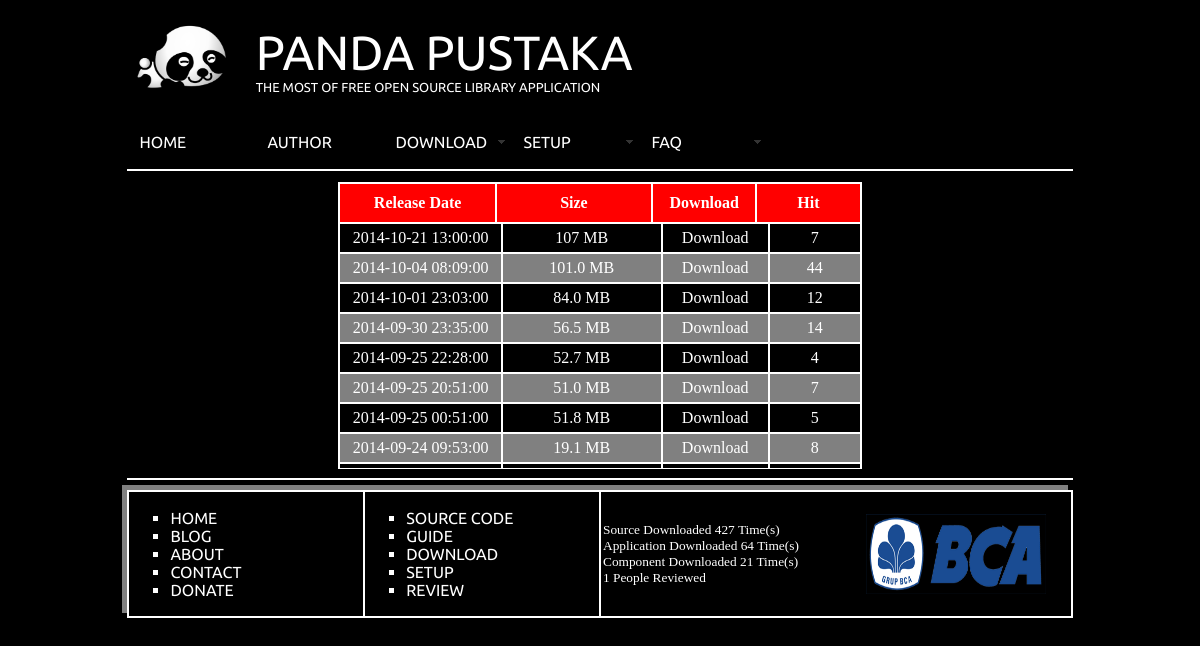
Screenshot of /source.php with the database file from the repository.
### tables this page shows
CREATE TABLE IF NOT EXISTS `tb_source_code` (
  `id_source_code` int(250) NOT NULL auto_increment,
  `source_release_date` datetime NOT NULL,
  `source_release_size` varchar(250) NOT NULL,
  `source_release_link` text NOT NULL,
  `source_release_downloaded` int(250) NOT NULL,
  PRIMARY KEY  (`id_source_code`)
);

### source.php (the view, shortened to what this page needs)
<!DOCTYPE html PUBLIC "-//W3C//DTD XHTML 1.0 Transitional//EN" "http://www.w3.org/TR/xhtml1/DTD/xhtml1-transitional.dtd">
<html xmlns="http://www.w3.org/1999/xhtml">
<head>
</head>
<body>
<center>
<table width="80%" height="100%" cellpading="0" cellspacing="0" border="0" bordercolor="white">
<tr>
<td>
<?php
require("header.php");
?>
</td>
</tr>
<tr>
<td>
<hr color="white">
</td>
</tr>
<tr>
<td>
<font color="white" face="tahoma">
<center>
<div style="text-align:center">
<table width="100%" height="50%" cellpading="0" cellspacing="0" border="0" bordercolor="white">
<tr>
<td width="20%"></td>
<td width="50%">
<table class="scrollbar" width="100%" height="100%" cellpading="0" cellspacing="0" border="1" bordercolor="white">
<thead>
<tr>
<th width="30%">
Release Date
</th>
<th width="30%">
Size
</th>
<th width="20%">
Download
</th>
<th width="20%">
Hit
</th>
</tr>
</thead>
<tbody>
<?php
$qry = "SELECT * FROM tb_source_code ORDER BY source_release_date DESC";
$sql = mysql_query($qry);
while(list($id, $date, $size, $link, $hit) = mysql_fetch_row($sql)) {
echo"
<tr>
<td width=31%>
$date
</td>
<td width=30.5%>
$size
</td>
<td width=20.5%>
<a href=source_download.php?id=$id target=_blank>Download</a>
</td>
<td width=17.5%>
$hit
</td>
</tr>
";
}
?>
</tbody>
</table>
</td>
<td width="20%"></td>
</tr>
</table>
</div>
</center>
</font>
<hr color="white">
</td>
<tr>
<td>
<font color="white">
<?php
require("footer.php");
?>
</font>
</td>
</tr>
</body>
</html>

### header.php (shortened to what this page needs)
<link href="css/settings.css" rel="stylesheet" type="text/css" />
<link href="css/SpryMenuBarHorizontal.css" rel="stylesheet" type="text/css" />
<table width="600" height="100" cellpading="0" cellspacing="0" border="0" bordercolor="white">
<tr>
<td>
<img src="image/header_logo.png" width="100" height="70" />
</td>
<td>
<font size="10" color="white">
PANDA PUSTAKA
</font>
<br>
<font color="white" size="2">
THE MOST OF FREE OPEN SOURCE LIBRARY APPLICATION
</font>
</td>
</tr>
</table>
<p>
<ul id="MenuBarUtama" class="MenuBarHorizontal">
<li><a href="index.php">HOME</a></li>
<li><a href="http://www.gurisa.com/">AUTHOR</a></li>
<li><a class="MenuBarItemSubmenu" href="#">DOWNLOAD</a>
</li>
<li><a class="MenuBarItemSubmenu" href="setup.php">SETUP</a>
</ul>
<li><a class="MenuBarItemSubmenu" href="#">FAQ</a>
</li>

### footer.php (shortened to what this page needs)
<table class="navigation" width="100%" height="100" border="1" bordercolor="white" cellpading="0" cellspacing="0">
<tr>
<td width="25%">
<ul>
<li type="square"><a href="index.php" class="linknavigasibawah">HOME</a></li>
<li type="square"><a href="http://www.jr-07.net/" class="linknavigasibawah">BLOG</a></li>
<li type="square"><a href="about.php" class="linknavigasibawah">ABOUT</a></li>
<li type="square"><a href="contact.php" class="linknavigasibawah">CONTACT</a></li>
<li type="square"><a href="donate.php" class="linknavigasibawah">DONATE</a></li>
</ul>
</td>
<td width="25%">
<ul>
<li type="square"><a href="source.php" class="linknavigasibawah">SOURCE CODE</a></li>
<li type="square"><a href="guide.php" class="linknavigasibawah">GUIDE</a></li>
<li type="square"><a href="download.php" class="linknavigasibawah">DOWNLOAD</a></li>
<li type="square"><a href="setup.php" class="linknavigasibawah">SETUP</a></li>
<li type="square"><a href="review.php" class="linknavigasibawah">REVIEW</a></li>
</ul>
</td>
<td width="50%">
<table width="100%" height="100%" cellpading="0" cellspacing="0" border="0" bordercolor="white">
<tr>
<td>
<div style="text-align:justify">
<font color="white" face="tahoma">
<?php
echo "<small>";
$qry = "SELECT SUM(source_release_downloaded) AS source_count FROM tb_source_code";
$sql = mysql_query($qry) or die(mysql_error());
echo "Source Downloaded ";
while($source_count = mysql_fetch_array($sql))
{
echo $source_count['source_count'];
}
echo " Time(s)";
echo "<br>";
$qry = "SELECT SUM(application_downloaded) AS application_count FROM tb_download_application WHERE application_type='INSTALLER' OR application_type='ZIP'";
$sql = mysql_query($qry) or die(mysql_error());
echo "Application Downloaded ";
while($application_count = mysql_fetch_array($sql))
{
echo $application_count['application_count'];
}
echo " Time(s)";
echo "<br>";
$qry = "SELECT SUM(application_downloaded) AS component_count FROM tb_download_application WHERE application_type='SQL' OR application_type='REG'";
$sql = mysql_query($qry) or die(mysql_error());
echo "Component Downloaded ";
while($component_count = mysql_fetch_array($sql))
{
echo $component_count['component_count'];
}
echo " Time(s)";
echo "<br>";
$qry = "SELECT COUNT(*) AS review_count FROM tb_review_application;";
$sql = mysql_query($qry) or die(mysql_error());
while($review_count = mysql_fetch_array($sql))
{
echo $review_count['review_count'];
}
echo " People Reviewed";
echo "<br>";
echo "</small>";
?>
</div>
</td>
<td>
<a href="donate.php"><center><img src="image/bca_logo.png" alt="Donate" width="180" height="80"></center></a>
</td>
<td>
</td>
</tr>
</table>
</td>
</tr>
</table>

### css/settings.css (style rules this page uses)
body { background-color: black;font-family: "ubuntu_r"; }
a { color: white; text-decoration: none; }
.linknavigasibawah { font-size: 16px; font-style: bold }
.navigation { -moz-box-shadow: -5px -5px #FFF; -webkit-box-shadow: -5px -5px #FFF; box-shadow: -5px -5px gray; }
table.scrollbar thead { display:table; width:100%; }
table.scrollbar tbody tr { display: table; width:100%; }
table.scrollbar th { padding:10px; background-color:red; color:#ffffff; }
table.scrollbar td { padding:5px; }
table.scrollbar tr:nth-child(odd) { background-color:black; }
table.scrollbar tr:nth-child(even) { background-color:gray; }
table.scrollbar tbody { display:block; height:245px; overflow:auto; float:left; width:100%; }

### css/SpryMenuBarHorizontal.css (style rules this page uses)
ul.MenuBarHorizontal { margin: 0; padding: 0; list-style-type: none; font-size: 100%; cursor: default; width: auto; }
ul.MenuBarHorizontal li { margin: 0; padding: 0; list-style-type: none; font-size: 100%; position: relative; text-align: left; cursor: pointer; width: 8em; float: left; }
ul.MenuBarHorizontal a { display: block; cursor: pointer; background-color: #000; padding: 0.5em 0.75em; color: #FFF; text-decoration: none; }
ul.MenuBarHorizontal a.MenuBarItemSubmenu { background-image: url(SpryMenuBarDown.gif); background-repeat: no-repeat; background-position: 95% 50%; }

### rows the page displays
tb_source_code: source_release_date "2014-10-21 13:00:00", source_release_size "107 MB", source_release_downloaded "7"
tb_source_code: source_release_date "2014-10-04 08:09:00", source_release_size "101.0 MB", source_release_downloaded "44"
tb_source_code: source_release_date "2014-10-01 23:03:00", source_release_size "84.0 MB", source_release_downloaded "12"
tb_source_code: source_release_date "2014-09-30 23:35:00", source_release_size "56.5 MB", source_release_downloaded "14"
tb_source_code: source_release_date "2014-09-25 22:28:00", source_release_size "52.7 MB", source_release_downloaded "4"
tb_source_code: source_release_date "2014-09-25 20:51:00", source_release_size "51.0 MB", source_release_downloaded "7"
tb_source_code: source_release_date "2014-09-25 00:51:00", source_release_size "51.8 MB", source_release_downloaded "5"
tb_source_code: source_release_date "2014-09-24 09:53:00", source_release_size "19.1 MB", source_release_downloaded "8"

### other values shown
$source_count['source_count'] "427"
$application_count['application_count'] "64"
$component_count['component_count'] "21"
$review_count['review_count'] "1"
